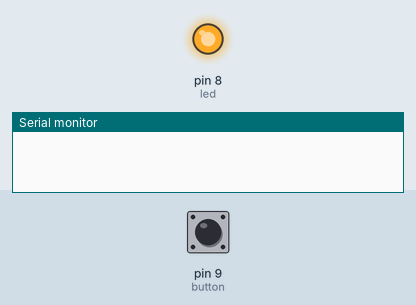
This sketch was run on a simulated Arduino Uno, built with avr-gcc and run on an emulated ATmega328P. On the bench: output pins drawn as LEDs (lit = HIGH), the last lines printed to the serial monitor. The test bench sets the inputs (shaded band); at power-on: pin 9 (button) HIGH.

Above: at 1.2 s.
1.3 s: pin 9 (button) pulled LOW for 0.15 s
At 1.7 s:
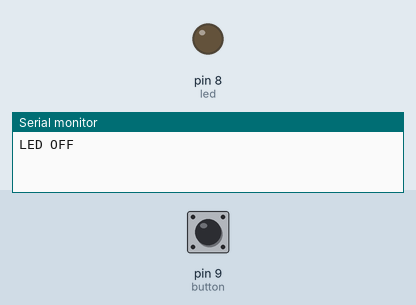
Timing chart, 0 to 4.3 s (numbered marks = the images above; inputs shaded):
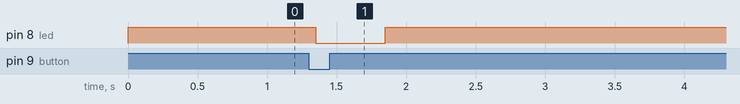

Measured:
- after the input at 1.3 s, pin 8 (led): HIGH → LOW after 0.05 s, → HIGH 0.50 s later

The sketch:

pull_up_ntimes.ino
```cpp
const int led = 8;       // LED pin
const int button = 9;    // Button pin

int count = 0;
int button_state  = HIGH;
unsigned long lastDebounceTime = 0;
unsigned long debounceDelay = 50;
int prevStable;           // previous stable reading

void setup() {
  pinMode(led, OUTPUT);
  pinMode(button, INPUT);   // internal pull-up resistor
  Serial.begin(9600);
  digitalWrite(led, HIGH);         // LED ON initially

  prevStable = digitalRead(button); // initialize previous stable reading
}

void loop() {
  int reading = digitalRead(button);

  // Debounce logic
  if (reading != button_state) {
    lastDebounceTime = millis();
  }

  if ((millis() - lastDebounceTime) > debounceDelay) {
    // Detect button press (HIGH → LOW)
    if (reading == LOW && prevStable == HIGH) {
      count++;
      blinkOff(count);
    }

    prevStable = reading;
  }

  button_state = reading;
}

void blinkOff(int n)
{
  for (int i = 0; i < n; i++)
  {
    digitalWrite(led, LOW);    // LED OFF
    Serial.println("LED OFF");
    delay(500);
    digitalWrite(led, HIGH);   // LED ON
    Serial.println("LED ON");
    delay(500);
  }

  digitalWrite(led, HIGH);    // ensure LED stays ON
  delay(500);
}
```
